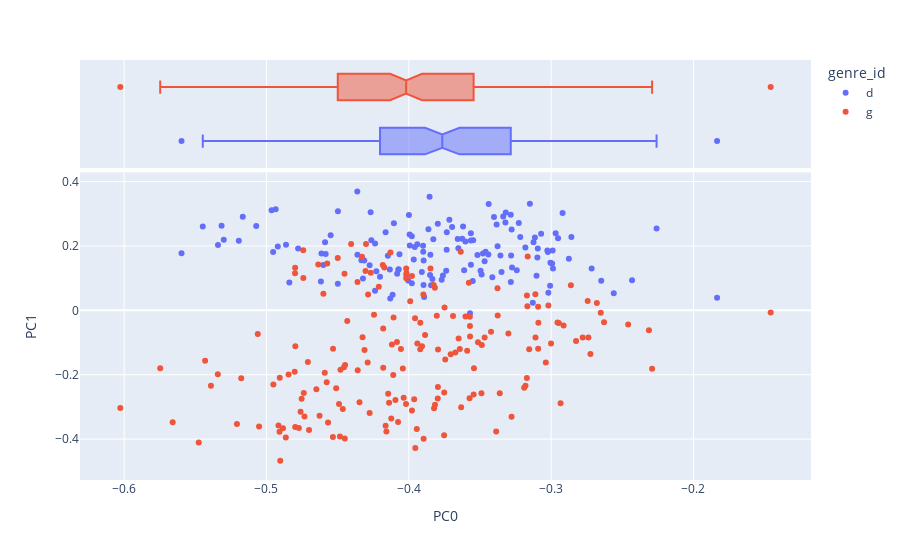

This figure's notebook cell:
### Code cell
# 8: create some visualizations

px.scatter(DCM, 'PC0', 'PC1', color='genre_id', hover_name='doc', 
           symbol=None, size=None,
           marginal_x='box', height=800)

### Figure 1 — Plotly figure (JSON) as saved in the notebook; plotly's stock layout.template omitted (floating-point values rounded to 4 significant figures; data arrays with more than 128 entries replaced by an {"elided": "..."} marker saying what was removed)
{"data": [{"hovertemplate": "<b>%{hovertext}</b><br><br>genre_id=d<br>PC0=%{x}<br>PC1=%{y}<extra></extra>", "hovertext": {"elided": "142 str values"}, "legendgroup": "d", "marker": {"color": "#636efa", "symbol": "circle"}, "mode": "markers", "name": "d", "orientation": "v", "showlegend": true, "type": "scatter", "x": {"elided": "142 float values"}, "xaxis": "x", "y": {"elided": "142 float values"}, "yaxis": "y"}, {"alignmentgroup": "True", "hovertemplate": "<b>%{hovertext}</b><br><br>genre_id=d<br>PC0=%{x}<extra></extra>", "hovertext": {"elided": "142 str values"}, "legendgroup": "d", "marker": {"color": "#636efa", "symbol": "circle"}, "name": "d", "notched": true, "offsetgroup": "d", "showlegend": false, "type": "box", "x": {"elided": "142 float values"}, "xaxis": "x2", "yaxis": "y2"}, {"hovertemplate": "<b>%{hovertext}</b><br><br>genre_id=g<br>PC0=%{x}<br>PC1=%{y}<extra></extra>", "hovertext": {"elided": "178 str values"}, "legendgroup": "g", "marker": {"color": "#EF553B", "symbol": "circle"}, "mode": "markers", "name": "g", "orientation": "v", "showlegend": true, "type": "scatter", "x": {"elided": "178 float values"}, "xaxis": "x", "y": {"elided": "178 float values"}, "yaxis": "y"}, {"alignmentgroup": "True", "hovertemplate": "<b>%{hovertext}</b><br><br>genre_id=g<br>PC0=%{x}<extra></extra>", "hovertext": {"elided": "178 str values"}, "legendgroup": "g", "marker": {"color": "#EF553B", "symbol": "circle"}, "name": "g", "notched": true, "offsetgroup": "g", "showlegend": false, "type": "box", "x": {"elided": "178 float values"}, "xaxis": "x2", "yaxis": "y2"}], "layout": {"autosize": true, "legend": {"title": {"text": "genre_id"}, "tracegroupgap": 0}, "margin": {"t": 60}, "xaxis": {"anchor": "y", "autorange": true, "domain": [0, 1], "range": [-0.6307, -0.1177], "title": {"text": "PC0"}, "type": "linear"}, "xaxis2": {"anchor": "y2", "autorange": true, "domain": [0, 1], "matches": "x", "range": [-0.6307, -0.1177], "showgrid": true, "showticklabels": false, "type": "linear"}, "yaxis": {"anchor": "x", "autorange": true, "domain": [0, 0.7326], "range": [-0.5223, 0.4241], "title": {"text": "PC1"}, "type": "linear"}, "yaxis2": {"anchor": "x2", "autorange": true, "domain": [0.7426, 1], "matches": "y2", "range": [-0.5, 1.5], "showgrid": false, "showline": false, "showticklabels": false, "ticks": "", "type": "category"}}}
